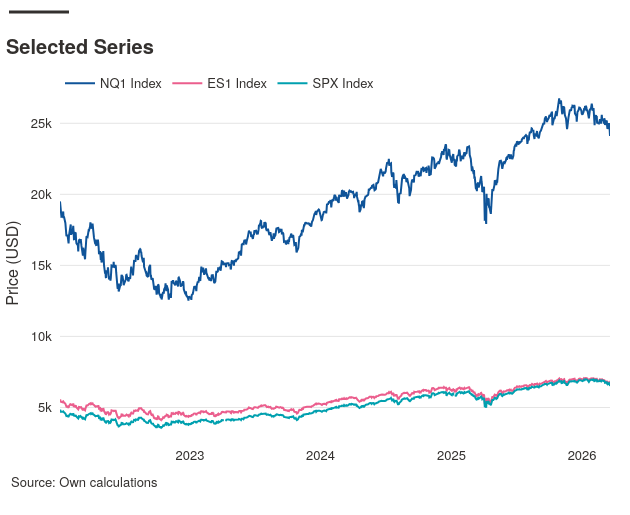

Notebook source saved alongside this figure:
### Markdown cell above
## 3 — Column selection and y-axis label

### Code cell
tsplot(
    df,
    yaxis={"cols": PRICE_COLS, "name": "Price (USD)"},
    title={"main": "Selected Series"},
    backend="plotly",
)

### Figure 1 — Plotly figure (JSON) as saved in the notebook; plotly's stock layout.template omitted (floating-point values rounded to 4 significant figures; data arrays with more than 128 entries replaced by an {"elided": "..."} marker saying what was removed)
{"data": [{"hovertemplate": "<b>NQ1 Index</b><br>Date: %{x}<br>Value: %{y:.4g}<extra></extra>", "mode": "lines", "name": "NQ1 Index", "type": "scatter", "x": {"elided": "1059 str values"}, "y": {"elided": "1059 float values"}}, {"hovertemplate": "<b>ES1 Index</b><br>Date: %{x}<br>Value: %{y:.4g}<extra></extra>", "mode": "lines", "name": "ES1 Index", "type": "scatter", "x": {"elided": "1059 str values"}, "y": {"elided": "1059 float values"}}, {"hovertemplate": "<b>SPX Index</b><br>Date: %{x}<br>Value: %{y:.4g}<extra></extra>", "mode": "lines", "name": "SPX Index", "type": "scatter", "x": {"elided": "1059 str values"}, "y": {"elided": "1059 float values"}}], "layout": {"annotations": [{"font": {"color": "#33302E", "size": 13}, "showarrow": false, "text": "Source: Own calculations", "x": -0.09273, "xanchor": "left", "xref": "paper", "y": 0, "yanchor": "top", "yref": "paper", "yshift": -24}], "font": {"color": "#33302E", "family": "Outfit, Helvetica Neue, Helvetica, Arial, sans-serif", "size": 13}, "height": 515, "legend": {"bgcolor": "rgba(0, 0, 0, 0)", "font": {"color": "#33302E", "size": 13}, "orientation": "h", "x": 0, "xanchor": "left", "y": 0.95, "yanchor": "bottom"}, "margin": {"b": 69, "l": 60, "r": 20, "t": 80}, "shapes": [{"line": {"color": "#33302E", "width": 3}, "type": "line", "x0": -0.09273, "x1": 0.01636, "xref": "paper", "y0": 1.185, "y1": 1.185, "yref": "paper"}], "title": {"font": {"color": "#33302E", "family": "Outfit, Helvetica Neue, Helvetica, Arial, sans-serif", "size": 20}, "text": "<b>Selected Series</b>", "x": 0.009524, "xanchor": "left", "y": 0.9224, "yanchor": "top"}, "width": 630, "xaxis": {"autorange": true, "range": ["2022-01-03", "2026-03-20"], "showgrid": false, "type": "date"}, "yaxis": {"autorange": true, "gridcolor": "#E5E5E5", "range": [2289.0, 28050.0], "showgrid": true, "ticksuffix": "  ", "title": {"text": "Price (USD)"}, "type": "linear", "zeroline": false}}}
